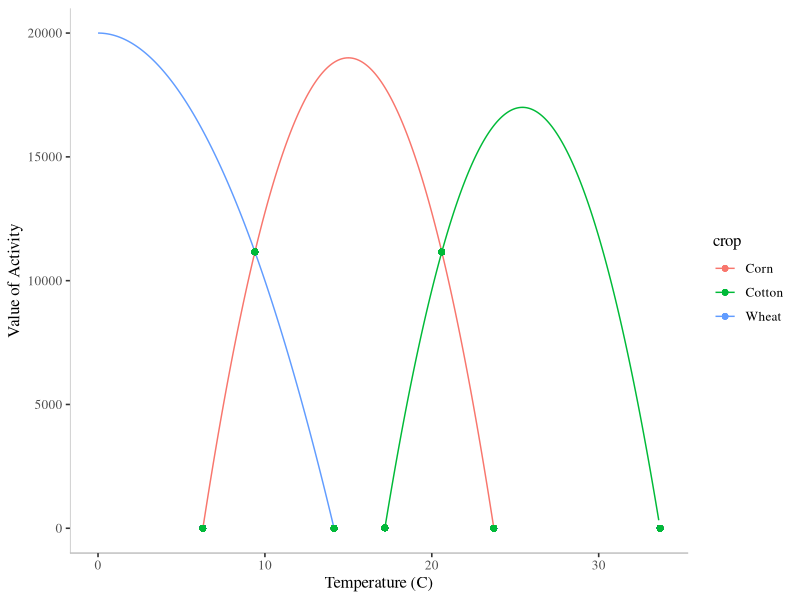
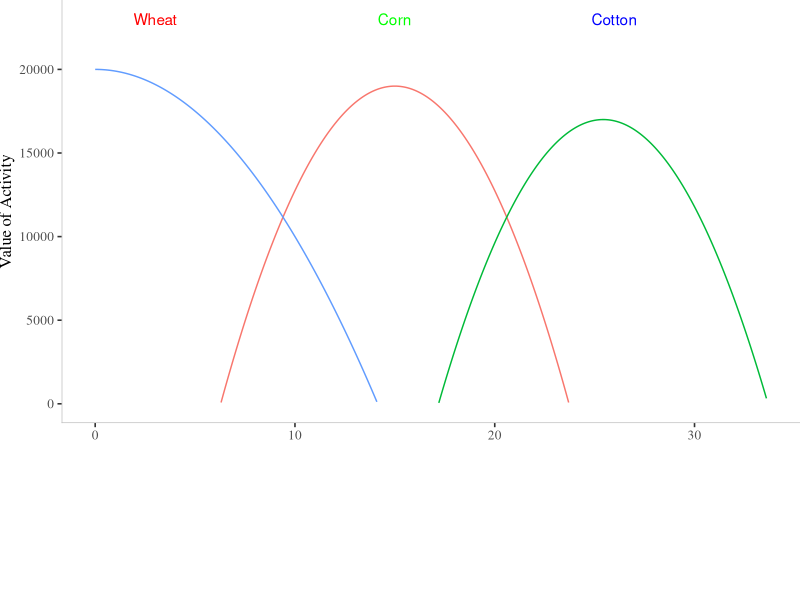
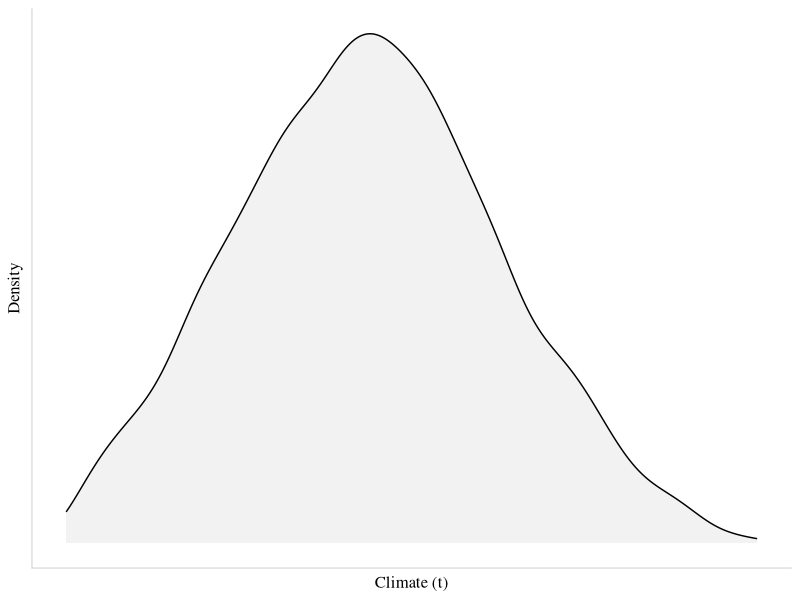
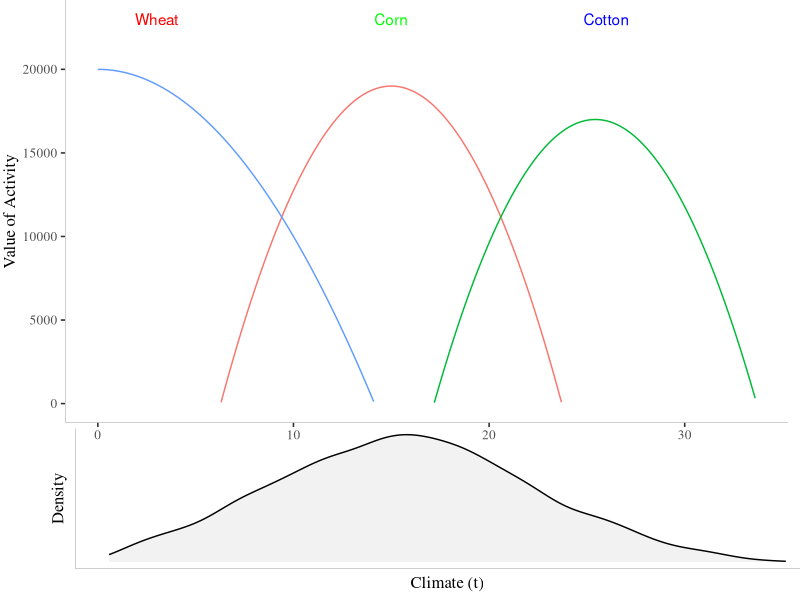
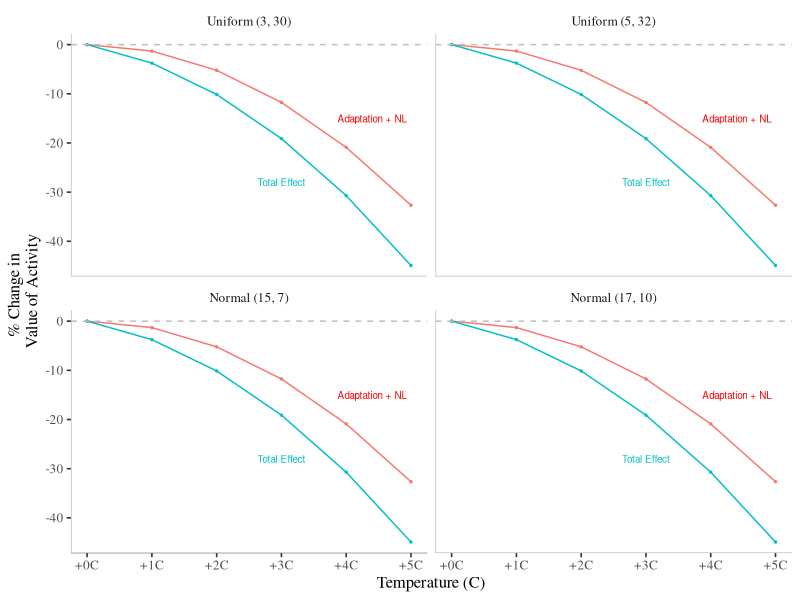
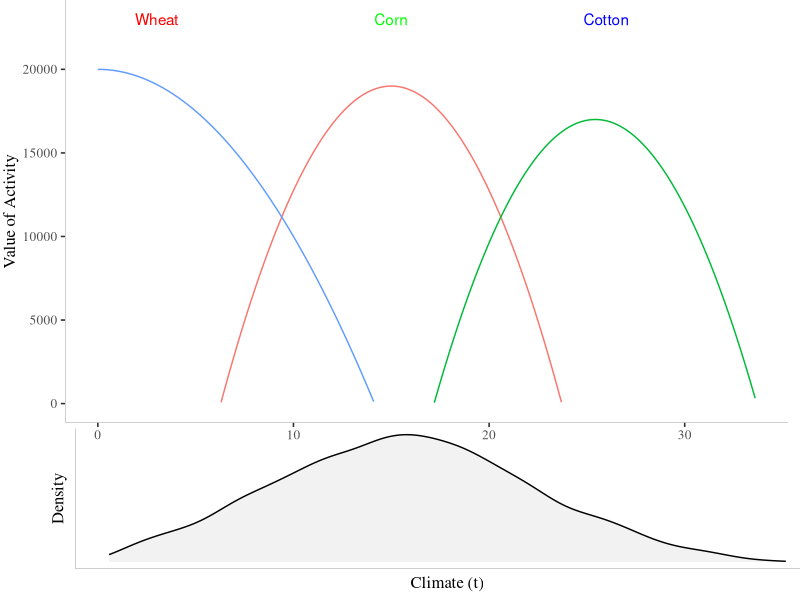
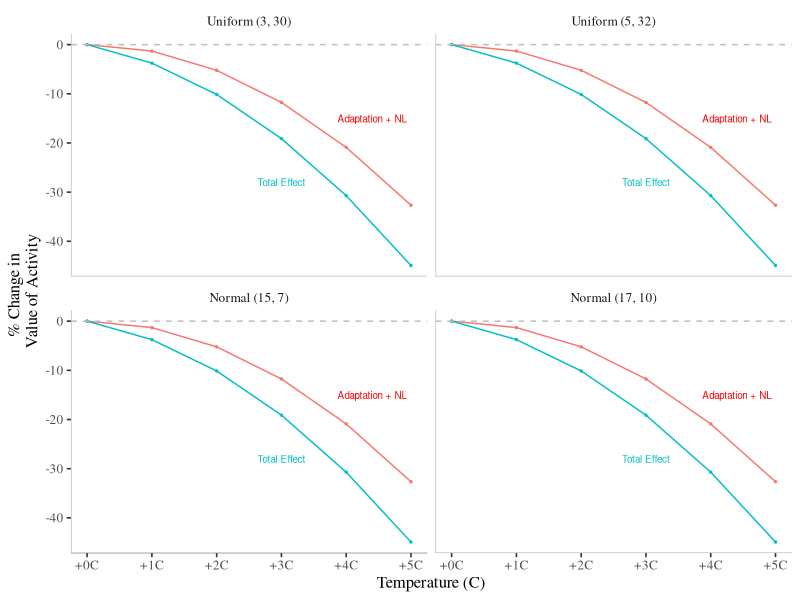

Reproduce these figures in R, in order.
library(ggplot2)
library(ggthemes)
library(tidyverse)
library(cowplot)

set.seed(123)

  wheat_fn <- function(x) return(-100*(x)^2 + 20000)
  corn_fn <- function(x) return(-250*(x - 15)^2 + 19000)
  cotton_fn <- function(x) return(-250*(x - 25.433)^2 + 17000)
  
  # First Derivate w.r.t. t
  wheat_dt <- function(x) return(-200*x)
  corn_dt <- function(x) return(-500*(x - 15))
  cotton_dt <- function(x) return(-500*(x - 25.433))

# Mendelsohn Plot
  x <- seq(0, 40, 0.1)
  wheat <- data.frame(y = -100*(x)^2 + 20000, temp = x, crop = "Wheat")
  # plot(wheat$temp, wheat$y)
  
  # x <- seq(6, 27, 0.1)
  corn <- data.frame(y = -250*(x - 15)^2 + 19000, temp = x, crop = "Corn")
  # plot(corn$temp, corn$y)
  
  # x <- seq(15, 35, 0.1)
  cotton <- data.frame(y = -250*(x - 25.433)^2 + 17000, temp = x, crop = "Cotton")
  
  dat <- rbind(wheat, corn, cotton)
  dat <- filter(dat, y > 0)
  
  ggplot(dat, aes(temp, y, color = crop)) + geom_line() + ylim(-1, 20000) +
    theme_tufte(base_size = 12) +
    ylab("Value of Activity") +
    xlab("Temperature (C)") +
    annotate("segment", x=-Inf, xend=Inf, y=-Inf, yend=-Inf, color = "grey") +
    annotate("segment", x=-Inf, xend=-Inf, y=-Inf, yend=Inf, color = "grey") +
    geom_point(aes(9.400855, wheat_fn(9.400855))) +
    geom_point(aes(20.5999, corn_fn(20.5999))) +
    geom_point(aes(14.142, wheat_fn(14.142))) +
    geom_point(aes(23.717798, corn_fn(23.7177978))) +
    geom_point(aes(6.28220211, corn_fn(6.28220211))) +
    geom_point(aes(17.19, cotton_fn(17.19))) +
    geom_point(aes(33.6792, cotton_fn(33.6792)))
  
p1 <- ggplot(dat, aes(temp, y, color = crop)) + geom_line() + ylim(-1, 23000) +
    theme_tufte(base_size = 12) +
    ylab("Value of Activity") +
    xlab(NULL) +
    annotate("segment", x=-Inf, xend=Inf, y=-Inf, yend=-Inf, color = "grey") +
    annotate("segment", x=-Inf, xend=-Inf, y=-Inf, yend=Inf, color = "grey") +
    theme(legend.position = "none",
          plot.margin = unit(c(0, 0, 4, 0), "cm")) +
    annotate("text", x = 3, y = 23000, label = "Wheat", color = "red") +
    annotate("text", x = 15, y = 23000, label = "Corn", color = "green") +
    annotate("text", x = 26, y = 23000, label = "Cotton", color = "blue")
p1    

set.seed(1234)
densdat <- rnorm(3510, 15, 7)
densplot <- ggplot(NULL) + geom_density(aes(densdat), fill = "grey95") +
  # geom_density(fill = "grey95") + 
  # xlim(13, 23) + 
  # ylim(0, 0.15) +
  theme_tufte(base_size = 12) +
  annotate("segment", x=-Inf, xend=Inf, y=-Inf, yend=-Inf, color = "grey") +
  annotate("segment", x=-Inf, xend=-Inf, y=-Inf, yend=Inf, color = "grey") +
  xlab("Climate (t)") +
  ylab("Density") +
      theme(legend.position = "none",
        # axis.title.x=element_blank(),
        # axis.title.y=element_blank(),
        axis.text.x=element_blank(),
        axis.ticks.x=element_blank(),
        axis.text.y=element_blank(),
        axis.ticks.y=element_blank(),
        legend.box.background = element_rect(colour = "grey"),
        legend.title = element_blank(),
        legend.key = element_rect(fill = NA, color = NA),
        legend.text=element_text(size=8)) + 
  # geom_segment(aes(x = 15.2, xend = 15.2, y = 0, yend = .15), linetype = 'dashed', size = .25) +
  # annotate("text", x = 22.5, y = .10, label=TeX("$\\mathbf{\\phi}", output = "character"), parse=TRUE, size = 4) +
  # annotate("text", x = 22.7, y = .10, label=c("(t)"), parse=TRUE, size = 3) +
  scale_x_continuous(limits = c(0, 35)) 

densplot

ggdraw() + draw_plot(p1, 0.005, width = 0.98) +
  draw_plot(densplot, 0.055, height = .30, width = .98) 
ggsave("figures/numerical_example_baseplot.pdf", width = 6, height = 5)
 
CalcAdaptation <- function(density, delta){
  # Functions
  wheat_fn <- function(x) return(-100*(x)^2 + 20000)
  corn_fn <- function(x) return(-250*(x - 15)^2 + 19000)
  cotton_fn <- function(x) return(-250*(x - 25.433)^2 + 17000)
  
  # First Derivate w.r.t. t
  wheat_dt <- function(x) return(-200*x)
  corn_dt <- function(x) return(-500*(x - 15))
  cotton_dt <- function(x) return(-500*(x - 25.433))
  
  # Delta t
  delta <- delta

  # Baseline integration
  integrate_base1 <- function(t) wheat_fn(t) * phi(t)
  integrate_base2 <- function(t) corn_fn(t) * phi(t) 
  integrate_base3 <- function(t) cotton_fn(t) * phi(t)
  
  # Marginal Integration functions
  integrate_fn1 <- function(t) wheat_dt(t) * phi(t) * delta
  integrate_fn2 <- function(t) corn_dt(t) * phi(t) * delta
  integrate_fn3 <- function(t) cotton_dt(t) * phi(t) * delta
  
  # Real Integration functions
  integrate_fn4 <- function(t) (wheat_fn(t + delta) - wheat_fn(t)) * phi(t)
  integrate_fn5 <- function(t) (corn_fn(t + delta) - corn_fn(t)) * phi(t)
  integrate_fn6 <- function(t) (cotton_fn(t + delta) - cotton_fn(t)) * phi(t)
  
  
  # Envelope is :
  # wheat (temp from 0 to 9.400855)
  # corn (temp from 9.400855 to 20.5999)
  # cotton (temp from 20.5999 to 33)
  
  # Baseline integration
  baseline <- integrate(integrate_base1, 0, 9.400855)[[1]] + integrate(integrate_base2, 9.400855, 20.5999)[[1]] + integrate(integrate_base3, 20.5999, 33)[[1]]
  
  # Aggregate Marginal Effect
  marginal <- integrate(integrate_fn1, 0, 9.400855)[[1]] + integrate(integrate_fn2, 9.400855, 20.5999)[[1]] + integrate(integrate_fn3, 20.5999, 33)[[1]]

  # Aggregate Real Effect
  real <- integrate(integrate_fn4, 0, 9.400855)[[1]] + integrate(integrate_fn5, 9.400855, 20.5999)[[1]] + integrate(integrate_fn6, 20.5999, 33)[[1]]

  adaptation <- real - marginal

  # Build return data  
  retdat <- data.frame(delta = delta, 
                       baseline = baseline,
                      marginal = marginal,
                      real = real,
                      adaptation = adaptation,
                      marginal_ch = 100 * ((baseline + marginal) - baseline)/baseline,
                      real_ch = 100 * ((baseline + real) - baseline)/baseline,
                      adaptation_ch = 100 * ((baseline + adaptation) - baseline)/baseline)
  return(retdat)
}

phi <- approxfun(density(rnorm(35, 15, 7)))
#   delta baseline  marginal      real adaptation marginal_ch
# 1     0 15674.73    0.0000     0.000     0.0000   0.0000000
# 2     1 15674.73 -136.4371  -352.282  -215.8449  -0.8704269
# 3     2 15674.73 -272.8742 -1136.260  -863.3860  -1.7408539
# 4     3 15674.73 -409.3112 -2351.926 -1942.6143  -2.6112808
# 5     4 15674.73 -545.7483 -3999.287 -3453.5382  -3.4817078
# 6     5 15674.73 -682.1854 -6078.341 -5396.1552  -4.3521347
#
#      real_ch adaptation_ch
# 1   0.000000      0.000000
# 2  -2.247451     -1.377024
# 3  -7.248993     -5.508139
# 4 -15.004567    -12.393286
# 5 -25.514228    -22.032520
# 6 -38.777958    -34.425823

phi <- approxfun(density(rnorm(35, 17, 10)))
#   delta baseline   marginal       real adaptation marginal_ch
# 1     0 13783.37     0.0000     0.0000     0.0000    0.000000
# 2     1 13783.37  -297.3331  -492.1124  -194.7793   -2.157188
# 3     2 13783.37  -594.6663 -1373.7834  -779.1171   -4.314376
# 4     3 13783.37  -891.9994 -2645.0128 -1753.0134   -6.471564
# 5     4 13783.37 -1189.3326 -4305.8009 -3116.4683   -8.628752
# 6     5 13783.37 -1486.6657 -6356.1474 -4869.4817  -10.785939
#
#      real_ch adaptation_ch
# 1   0.000000      0.000000
# 2  -3.570335     -1.413147
# 3  -9.966964     -5.652588
# 4 -19.189888    -12.718324
# 5 -31.239105    -22.610354
# 6 -46.114617    -35.328678

phi <- approxfun(density(rnorm(35, 20, 13)))
rbind(CalcAdaptation(phi, 0), 
             CalcAdaptation(phi, 1), 
             CalcAdaptation(phi, 2), 
             CalcAdaptation(phi, 3),
             CalcAdaptation(phi, 4),
             CalcAdaptation(phi, 5))
#   delta baseline   marginal       real adaptation marginal_ch
# 1     0 11373.67     0.0000     0.0000     0.0000    0.000000
# 2     1 11373.67  -381.2313  -544.7541  -163.5229   -3.351877
# 3     2 11373.67  -762.4626 -1416.5540  -654.0914   -6.703753
# 4     3 11373.67 -1143.6938 -2615.3996 -1471.7058  -10.055630
# 5     4 11373.67 -1524.9251 -4141.2909 -2616.3658  -13.407507
# 6     5 11373.67 -1906.1564 -5994.2279 -4088.0715  -16.759383
#      real_ch adaptation_ch
# 1   0.000000      0.000000
# 2  -4.789609     -1.437732
# 3 -12.454682     -5.750929
# 4 -22.995219    -12.939589
# 5 -36.411221    -23.003714
# 6 -52.702687    -35.943304
 
# phi <- approxfun(density(runif(35, 3, 30)))
#  delta baseline   marginal       real adaptation marginal_ch
# 1     0 14763.74     0.0000     0.0000     0.0000    0.000000
# 2     1 14763.74  -414.1246  -630.2348  -216.1102   -2.805011
# 3     2 14763.74  -828.2493 -1692.6911  -864.4418   -5.610023
# 4     3 14763.74 -1242.3739 -3187.3689 -1944.9949   -8.415034
# 5     4 14763.74 -1656.4986 -5114.2681 -3457.7695  -11.220046
# 6     5 14763.74 -2070.6232 -7473.3888 -5402.7656  -14.025057
#
#      real_ch adaptation_ch
# 1   0.000000      0.000000
# 2  -4.268801     -1.463790
# 3 -11.465190     -5.855168
# 4 -21.589167    -13.174133
# 5 -34.640731    -23.420686
# 6 -50.619883    -36.594826

# phi <- approxfun(density(runif(35, 5, 32)))
#   delta baseline   marginal       real adaptation marginal_ch
# 1     0 15536.71     0.0000     0.0000     0.0000    0.000000
# 2     1 15536.71  -230.1086  -450.8236  -220.7151   -1.481064
# 3     2 15536.71  -460.2171 -1343.0774  -882.8603   -2.962127
# 4     3 15536.71  -690.3257 -2676.7881 -1986.4624   -4.443191
# 5     4 15536.71  -920.4342 -4451.9134 -3531.4791   -5.924255
# 6     5 15536.71 -1150.5428 -6668.4699 -5517.9272   -7.405318
#
#      real_ch adaptation_ch
# 1   0.000000      0.000000
# 2  -2.901667     -1.420604
# 3  -8.644542     -5.682415
# 4 -17.228797    -12.785606
# 5 -28.654158    -22.729904
# 6 -42.920735    -35.515417

u1 <- rbind(CalcAdaptation(approxfun(density(runif(35, 3, 30))), 0), 
             CalcAdaptation(approxfun(density(runif(35, 3, 30))), 1), 
             CalcAdaptation(approxfun(density(runif(35, 3, 30))), 2), 
             CalcAdaptation(approxfun(density(runif(35, 3, 30))), 3),
             CalcAdaptation(approxfun(density(runif(35, 3, 30))), 4),
             CalcAdaptation(approxfun(density(runif(35, 3, 30))), 5))
u1$distr <- "Uniform (3, 30)"

u2 <- rbind(CalcAdaptation(approxfun(density(runif(35, 5, 32))), 0), 
             CalcAdaptation(approxfun(density(runif(35, 5, 32))), 1), 
             CalcAdaptation(approxfun(density(runif(35, 5, 32))), 2), 
             CalcAdaptation(approxfun(density(runif(35, 5, 32))), 3),
             CalcAdaptation(approxfun(density(runif(35, 5, 32))), 4),
             CalcAdaptation(approxfun(density(runif(35, 5, 32))), 5))
u2$distr <- "Uniform (5, 32)"

n1 <- rbind(CalcAdaptation(approxfun(density(rnorm(35, 15, 7))), 0), 
             CalcAdaptation(approxfun(density(rnorm(35, 15, 7))), 1), 
             CalcAdaptation(approxfun(density(rnorm(35, 15, 7))), 2), 
             CalcAdaptation(approxfun(density(rnorm(35, 15, 7))), 3),
             CalcAdaptation(approxfun(density(rnorm(35, 15, 7))), 4),
             CalcAdaptation(approxfun(density(rnorm(35, 15, 7))), 5))
n1$distr <- "Normal (15, 7)"

n2 <- rbind(CalcAdaptation(approxfun(density(rnorm(35, 17, 10))), 0), 
             CalcAdaptation(approxfun(density(rnorm(35, 17, 10))), 1), 
             CalcAdaptation(approxfun(density(rnorm(35, 17, 10))), 2), 
             CalcAdaptation(approxfun(density(rnorm(35, 17, 10))), 3),
             CalcAdaptation(approxfun(density(rnorm(35, 17, 10))), 4),
             CalcAdaptation(approxfun(density(rnorm(35, 17, 10))), 5))
n2$distr <- "Normal (17, 10)"

dat <- rbind(u1, u2, n1, n2)

# Plot percentage change
# pdat <- select(dat, delta, marginal_ch, real_ch)
# pdat <- gather(pdat, key = change, value = value, -delta)
# pdat
# 
# ggplot(pdat, aes(delta, value, color = change)) + geom_line() + geom_point(size = 0.5) +
#     theme_tufte(base_size = 12) +
#     ylab("% Change in \n Value of Activity") +
#     xlab("Temperature (C)") +
#     annotate("segment", x=-Inf, xend=Inf, y=-Inf, yend=-Inf, color = "grey") +
#     annotate("segment", x=-Inf, xend=-Inf, y=-Inf, yend=Inf, color = "grey") +
#     annotate("text", x = 4.2, y = -2, label = "Approximate Effect", color = "red", size = 3.5) +
#     annotate("text", x = 4.2, y = -20, label = "Real Effect", color = "#00BFC4", size = 3.5) +
#   geom_hline(yintercept = 0, linetype = "dashed", color = "grey") +
#   theme(legend.position = "none") +
#   scale_x_continuous(breaks = 0:5, labels = c("+0C", "+1C", "+2C", "+3C", "+4C", "+5C"))
# 
# ggsave("figures/adaptation_example_plot_1.pdf", width = 6, height = 4)

pdat <- select(dat, delta, adaptation_ch, real_ch, distr)
pdat <- gather(pdat, key = change, value = value, -delta, -distr)
pdat$distr <- factor(pdat$distr, levels = c("Uniform (3, 30)", "Uniform (5, 32)", "Normal (15, 7)", "Normal (17, 10)"))

ggplot(pdat, aes(delta, value, color = change)) + geom_line() + geom_point(size = 0.5) +
    theme_tufte(base_size = 12) +
    ylab("% Change in \n Value of Activity") +
    xlab("Temperature (C)") +
    annotate("segment", x=-Inf, xend=Inf, y=-Inf, yend=-Inf, color = "grey") +
    annotate("segment", x=-Inf, xend=-Inf, y=-Inf, yend=Inf, color = "grey") +
    annotate("text", x = 4.4, y = -15, label = "Adaptation + NL", color = "red", size = 2.5) +
    annotate("text", x = 3, y = -28, label = "Total Effect", color = "#00BFC4", size = 2.5) +
  geom_hline(yintercept = 0, linetype = "dashed", color = "grey") +
  theme(legend.position = "none") +
  scale_x_continuous(breaks = 0:5, labels = c("+0C", "+1C", "+2C", "+3C", "+4C", "+5C")) +
  facet_wrap(~distr)
ggsave("figures/adapatation_total_effect_plot.pdf", width = 6, height = 4)
